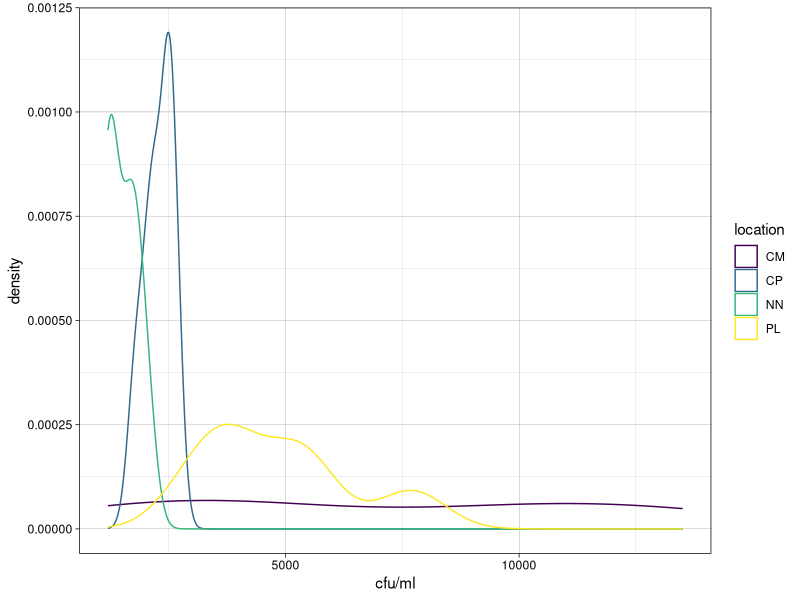
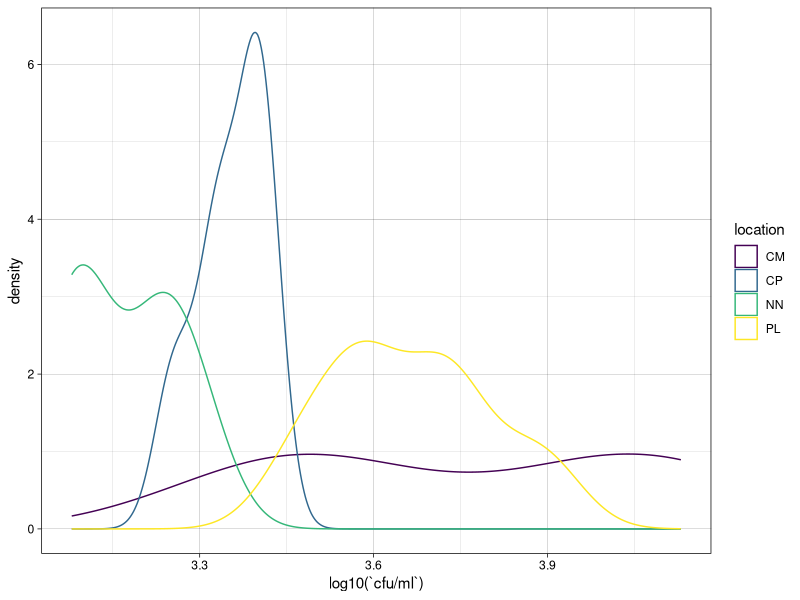
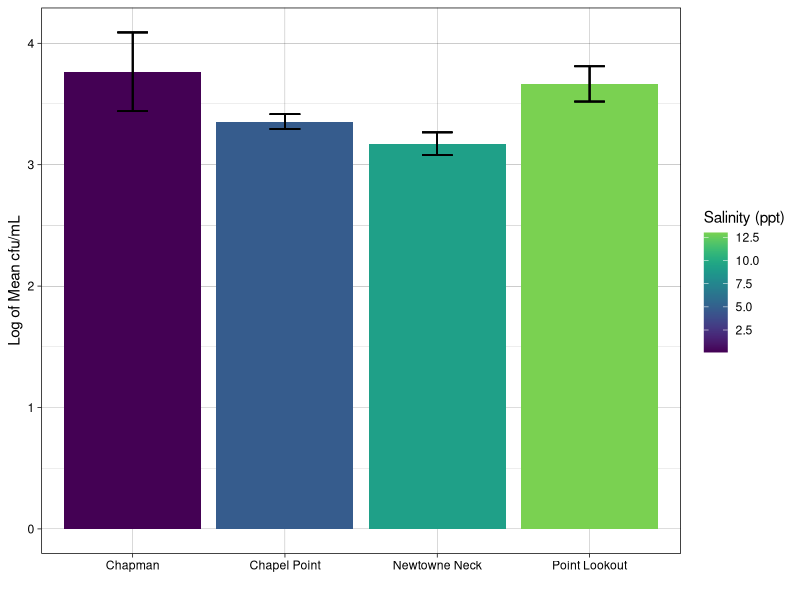

The R source for these figures, in order:
## ---- chunk 1
library(tidyverse)
library(viridis)
library(car)
## ---- chunk 2
phyto <- read_csv("data/plate_counts.csv")
salinity <- read_csv("soil_collection.csv")
## ---- chunk 3
phyto %>%
  filter(date_counted == "2022-11-22" | date_counted == "2022-11-14",
         dilution == "10-1") %>%
ggplot(., aes(`cfu/ml`, color = location)) +
  geom_density() +
  scale_color_viridis_d() +
  theme_linedraw()
## ---- chunk 4
phyto %>%
  filter(date_counted == "2022-11-22" | date_counted == "2022-11-14",
         dilution == "10-1") %>%
ggplot(., aes(log10(`cfu/ml`), color = location)) +
  geom_density() +
  scale_color_viridis_d() +
  theme_linedraw()
## ---- chunk 5
salinity <- salinity %>%
  mutate(site = case_when(site == "chapman" ~ "CM",
                          site == "chapel" ~ "CP",
                          site == "point_lookout" ~ "PL",
                          site == "newtowne" ~ "NN")) %>%
  rename(location = site)
## ---- chunk 6
phyto_salinity <- phyto %>%
  left_join(salinity) %>%
  rename(cfu = `cfu/ml`) %>%
  group_by(location, dilution) %>%
  filter(date_counted == "2022-11-22" | date_counted == "2022-11-14") %>%
  filter(dilution == "10-1") %>%
  mutate(log_cfu = log10(cfu))
## ---- chunk 7
averages <- phyto_salinity %>%
  summarise(mean(log_cfu), sd(log_cfu)) %>%
  left_join(phyto_salinity)
## ---- chunk 8
ggplot(averages, aes(location, `mean(log_cfu)`, fill = salinity_ppt)) +
  geom_bar(position="dodge", stat = "identity", size = 0.8) +
  geom_errorbar(aes(ymin=`mean(log_cfu)`-`sd(log_cfu)`, 
                    ymax=`mean(log_cfu)`+`sd(log_cfu)`), 
                width=0.2, linewidth = 0.5,
                 position=position_dodge(.9)) +
  theme_linedraw() +
  scale_x_discrete(labels=c("CM" = "Chapman", "CP" = "Chapel Point",
                              "NN" = "Newtowne Neck", "PL" = "Point Lookout")) +
  labs(x = "", y = "Log of Mean cfu/mL", fill = "Salinity (ppt)") +
  scale_fill_viridis(end = 0.8)
## ---- chunk 9
leveneTest(log_cfu ~ location, averages)
## ---- chunk 10
aov <- aov(log_cfu ~ location, averages)
summary(aov)

TukeyHSD(aov)
